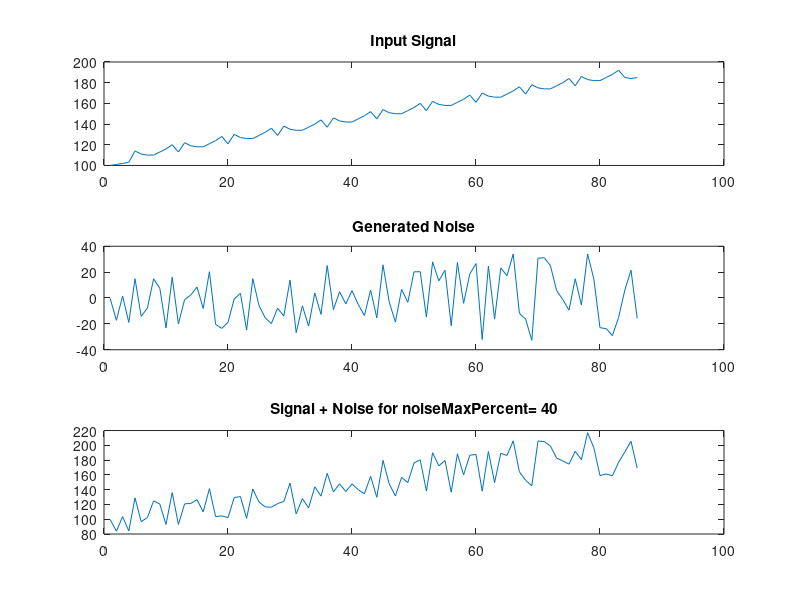

The MATLAB script that drew this image: (Note: this script raises an error after producing the figure.)
clc
clear
%% constnats
lengthOfIRF = 5;
baseline = 100;
useTrend = true;
numberOfRequiredTrials = 20;
%% Set the condition IRFs

% condition 1
realIRFs(1,:) = [0 5 7 10 2];
realIRFs(2,:) = [0 10 6 4 3];

numOfConditions = size(realIRFs, 1);
realIRFs = reshape(realIRFs', [1, lengthOfIRF, numOfConditions]);

%% set the stimulus function

% create a random time course for each experiment
f = zeros(1,3);
for trialIdx = 1 : numberOfRequiredTrials
    f = [ f (mod(trialIdx, 2) + 1)];
    f = [f zeros(1,3)];
end
f = [f zeros(1,3)];

%% convolve the stimuluts function with the IRF
y = zeros(size(f));

for testedCondition = 1: numOfConditions
    convolved = conv(double(f == testedCondition), realIRFs(:,:,testedCondition));
    y = y + convolved(1: length(f));
end

%% add baseline
y = y + baseline;

%% add trend
if (useTrend == true)
    y = y + (0 : length(f) - 1);
end

%% plot the result
y

%% add white gauusian noise

percent=.4;

noise = zeros(size(y));
noiseY = zeros(size(y));
for i=1 :length(y)
       val = y(i);
       smallPerc = val * percent ;
       noise(i) = smallPerc * [ rand(1) - 0.5 ]; % .*T
       noiseY(i) = val + noise(i) ; % small is very small 10e-9
end

 
%plotting commands
 
subplot(3,1,1);
plot(y);
title('Input Signal');
 
subplot(3,1,2);
plot(noise);
title('Generated Noise');
 
subplot(3,1,3);
plot(noiseY);
title(['Signal + Noise for noiseMaxPercent= ',num2str(percent* 100)]);

%% test classification

classificationVec = ClassifyTestData(noiseY, f, realIRFs);

accurracy = ((count(classificationVec == f) - count(classificationVec == 0)) * 100 ) / count(f)

% try to choose the best classification for ech trial base on the
% similarity measument

%{
figure
for targetCondition = 1: numOfConditions
    for trialIdx = find(stim_func(targetCondition,:))
        
        testResponse = noiseY(trialIdx : trialIdx + lengthOfIRF - 1)
        
        % use cross correlation to check which condition best fit to the
        % tested respond
        chosencondition = -1;
        bestCrossCorreleation = -1;
        for condition = 1 : numOfConditions
            
            
            disp(['IRF ' num2str(condition) ' is :']);
            IRF = realIRFs(condition,:);
            
            % get the correleation vec
            corrVec = xcorr(testResponse,IRF,'coeff');
            subplot(numOfConditions,1,condition);            
            plot(corrVec);
            title(['condition ' num2str(condition) ' max value ' num2str(max(corrVec))]);
            
            %N = lengthOfIRF + lengthOfIRF - 1;
            %crossCorrelation = ifft(fft(testResponse,N) * conj(fft(IRF,N))');
            
            crossCorrelation = max(corrVec);
            if (crossCorrelation > bestCrossCorreleation)
                chosencondition = condition;
                bestCrossCorreleation = crossCorrelation;
            end
        end
        
              
        disp(['chosen condition : ' num2str(chosencondition) ' for target ' num2str(targetCondition)]);
        waitforbuttonpress
    end
end
%}